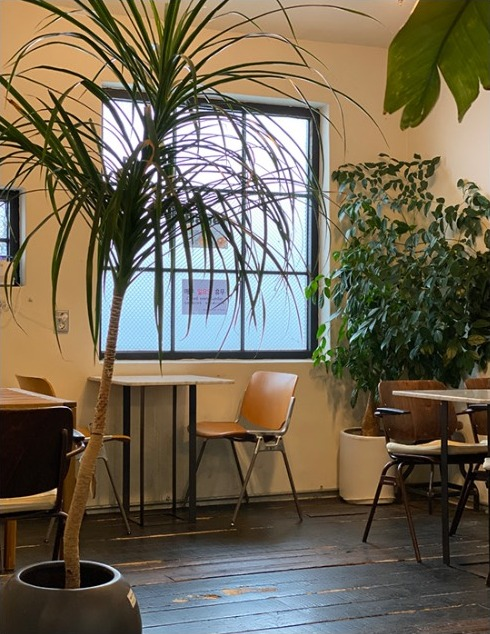
#> input picture docs/jaju_rounding_vmd/assets/outside/CF-01.jpg, 490 x 634 px; its folder holds 4 pictures in this run
$ python outside_pages.py
#> lines starting #> are read from the running program, lines starting #| are printed output that depends on the picture
### tools/jaju_layout/cover_match.py
"""JAJU 포트폴리오 8쪽 /02 Match. 파트 표지 — 사용자가 만든 표지 이미지 위에 얹을 글 (315 × 195).

  python3 tools/jaju_layout/cover_match.py   ->  docs/jaju_rounding_vmd/layout/cover_match.pdf  (1쪽: 자리 표시 위 미리 보기)
                                             ->  out/jaju_layout/cover_match_text.html    (글만 — InDesign 용)

사용자: "첫번째 이미지는 Match 에 대한 커버 페이지 사례(POLITICS + PARTNERSHIPS, bookcoverarchive)이다. 두번째 이미지는 현재 제작 중인
커버 페이지이다. 제작 중인 이미지 위에 사례를 참고하여 스토리에 적합한 텍스트를 첨가하라."
사례에서 가져온 것:
  · 글은 모두 왼쪽 색 면(빨강 → 여기서는 파란 벽) 안에만. 오른쪽 흰 벽 · 바닥 · 인물에는 글을 올리지 않는다
  · 위: 작은 굵은 대문자 'EDITED BY' / 좁은 굵은 이름 / 'AND' / 이름 — 작은 줄과 큰 줄이 번갈아 넷
  · 가운데 아래: 흰색 좁은 굵은 제목 두 줄, 두 낱말을 검정 '+' 로 잇는다 (POLITICS + PARTNERSHIPS)
  · 그 아래: 검정 작은 대문자 부제 네 줄, 넓은 자간 · 넉넉한 줄 간격. 바닥 사선(파란 바닥)보다 위에서 끝난다
글(2-2 세션 파트 2 '맞추다' 확정 스토리): 표지 한국어 '사람을 멈추게 한 조화를, 내 옷으로 맞춰 본다.'
  영어 'Matching my own clothes, to find the harmony that makes people stop.'
  제목 'CLOTHES + PLACE' — 파트 2 의 끝 문장 '옷은 놓인 장소와 맞을 때 완성된다.'를 사례의 '+' 꼴로. 그림(색 방 안의 한 벌)과 같은 말.
자리 표시: 사용자 이미지(1820 × 1130 화면 캡처)에서 잰 비율 — 파란 벽 x 0–33.2% · 바닥선 y 76.5% · 사선 (33.2%, 76.5%) → (1.1%, 100%),
  인물 x 68.7–84.1% · y 13.1–79%. 미리 보기에서만 그리고 InDesign 파일에는 넣지 않는다(사용자 이미지를 맨 아래에 놓아 쓴다).
좁은 굵은 글꼴이 이 환경에 없어 Instrument Sans Bold 를 장평 74% 로 썼다 — InDesign 에서 가진 좁은 고딕(예: 210 타임라인 Bold)으로 바꿔도 자리는 같다.
"""
import os
import subprocess

HERE = os.path.dirname(os.path.abspath(__file__))
REPO = os.path.abspath(os.path.join(HERE, '../..'))
FONTS = os.path.join(REPO, 'tools/p1_layout/fonts')
OUT = os.path.join(REPO, 'docs/jaju_rounding_vmd/layout')
TMP = os.path.join(REPO, 'out/jaju_layout')
PRINT = os.path.join(REPO, 'tools/p1_layout/print_pdf.mjs')
W, H = 315, 195

WALL_X, FLOOR_Y, DIAG_X = 0.332 * W, 0.765 * H, 0.011 * W   # 사용자 이미지에서 잰 자리
FIG = (0.687 * W, 0.131 * H, 0.154 * W, 0.659 * H)
L = 14                                                     # 왼쪽 여백 (책의 다른 쪽과 같음)

TOP = [('PART 2', 'sm'), ('/02 MATCH.', 'nm'), ('OF', 'sm'), ('FROM THE INSIDE', 'nm')]
TITLE = ['CLOTHES', 'PLACE']
PLUS_X = 82.6                                             # CLOTHES 끝(79.3) + 낱말 사이 — '+' 는 따로 한 상자 (InDesign 에서 옮기기 쉽게)
SUB = ['MATCHING MY OWN CLOTHES,', 'TO FIND THE HARMONY', 'THAT MAKES', 'PEOPLE STOP.']
KO_LINES = ['사람을 멈추게 한 조화를,', '내 옷으로 맞춰 본다.']


def d(x, y, w, h, inner, cls, attrs=''):
    return f"<div class='{cls}' {attrs} style='left:{x:.2f}mm;top:{y:.2f}mm;width:{w:.2f}mm;height:{h:.2f}mm'>{inner}</div>"


# [23 lines left out: functions text, guides, not called in this run]


CSS = f"""
@font-face{{font-family:Inst;font-weight:400;src:url('file://{FONTS}/InstrumentSans-Regular.ttf')}}
@font-face{{font-family:Inst;font-weight:700;src:url('file://{FONTS}/InstrumentSans-Bold.ttf')}}
@page{{size:{W}mm {H}mm;margin:0}}*{{margin:0;padding:0}}
.sheet{{position:relative;width:{W}mm;height:{H}mm;overflow:hidden;page-break-after:always}}
.sheet div,.sheet svg{{position:absolute}}.gd{{left:0;top:0;width:{W}mm;height:{H}mm}}
.gt{{font-family:'WenQuanYi Zen Hei',sans-serif;font-size:2.6px;fill:#7a736b}}
.t p{{white-space:nowrap}}
.sm{{font-family:Inst,sans-serif;font-weight:700;font-size:7.6pt;line-height:10pt;letter-spacing:.09em;color:#1B1B1A}}
.nm{{font-family:Inst,sans-serif;font-weight:700;font-size:22pt;line-height:24pt;letter-spacing:.01em;color:#1B1B1A;transform:scaleX(.74);transform-origin:0 0}}
.ttl{{font-family:Inst,sans-serif;font-weight:700;font-size:54pt;line-height:50pt;letter-spacing:-.005em;color:#FFFFFF;transform:scaleX(.74);transform-origin:0 0}}
.ttl.pl{{color:#1B1B1A}}
.sub{{font-family:Inst,sans-serif;font-weight:700;font-size:7.6pt;line-height:13.2pt;letter-spacing:.1em;color:#1B1B1A}}
.ko{{font-family:'WenQuanYi Zen Hei',sans-serif;font-size:9.4pt;line-height:14pt;color:#1B1B1A;-webkit-text-stroke:.15pt #1B1B1A}}
"""


# [13 lines left out: functions write, main, not called in this run]


# [2 lines that do not run on import are left out]

### tools/jaju_layout/outside_pages.py
"""JAJU 포트폴리오 맨 끝 두 쪽(부록 A-1 · A-2) — 학교 밖: 카페 · 창고 / 봉사 (315 × 195). 파트 3(Contain) 흐름을 잇는다.

사용자(10-26): "조금 더 밝은 그레이 톤으로 제작하라." "추가 첨부의 느낌을 주고자 한다." → 밝은 회색 종이 + 먹색 글, APPENDIX 꼬리표 · A-1 · A-2.

  python3 tools/jaju_layout/outside_pages.py   ->  docs/jaju_rounding_vmd/layout/outside_pages.pdf (2쪽)

사용자: "(PORTFOLIO 4.indd) 맨 마지막 카페와 봉사에 대한 페이지를 디자인하라. 기존의 포트폴리오 흐름과 이어지도록 제작한다.
포트폴리오 사례를 참고하여 임의 판단 하에 제작한다."
흐름: Contain(건축학부에서 배운 것은 공간을 보는 법 · 매장마다 다른 공간을 읽어야 한다) → 학부 · 인턴 모형(틀을 그리고, 그 안을 들여다봤다)
      → **학교 밖 1: 같은 공간을 다시 쓰다(카페 홀 · 매장 창고)** → **학교 밖 2: 누군가의 방을 새로(해비타트 봉사)** → 끝.
꼴: 사용자가 InDesign 에서 만든 'From the city to the room.' 쪽 그대로 — 어두운 바탕 · 크림 글, 가는 산세리프 영어 제목 두 줄,
    한국어 리드 두 줄, 사진마다 영어 한 낱말 + 한국어 설명 + 출처 한 줄, 위아래 기준선 · 십자 · 바닥 줄.
사례: 6 Desjobert(쪽당 제목 + 2–4줄) · 1 ETÉREO(굵은 첫 낱말 캡션, 앞의 말을 뒤에서 회수) · 2 Galatasaray(같은 메시지 반복 — '공간을 읽는다').
글: 카페 · 창고는 사용자 원문(쪽 화면) 그대로의 사실을 '-다' 꼴로. 봉사는 InDesign 파일에서 읽힌 낱말
    (해비타트 · 다녀왔습니다 · 도배 · 페인트 · 주거 · 새단장 · 낡고 · 환경으로 · 예산을 배분하여 · 직접 뛰며 · 삶의 · 개선시켜주는 · 잊지 · 경험으로)로
    다시 짠 초안 — 원문 확인 필요. 봉사 사진은 InDesign 파일 밖 링크라 받지 못해 사진 자리만 둔다.
사진: CF-01 · ST-01–04 는 사용자가 보낸 쪽 화면에서 잘라 낸 것(해상도 낮음) — InDesign 에서 원본(IMG_78xx 등)으로 다시 연결.
"""
import os
import subprocess
import sys

from PIL import Image

HERE = os.path.dirname(os.path.abspath(__file__))
sys.path.insert(0, HERE)

import part2_match as p2  # noqa: E402

d, W, H = p2.d, p2.W, p2.H
OUT, TMP, PRINT, FONTS, CROPS = p2.OUT, p2.TMP, p2.PRINT, p2.FONTS, p2.CROPS
SRC = os.path.join(p2.REPO, 'docs/jaju_rounding_vmd/assets/outside')
BG, CR, MUTE = '#D7D6D3', '#1B1B1A', '#6E6A64'   # 부록: 밝은 회색 종이 + 먹색 (사용자 원래 카페 쪽 #C3C3C3 보다 한 톤 밝게)
BODY, SUBK = '#34322F', '#4A4743'
L, R, CX, FOLIO_Y = 14.0, 301.0, 157.5, 184.35

HALL = ('카페 아르바이트를 하며, 공간이 가진 잠재력에 비해 테이블 배치가 아쉽다고 느꼈다. 홀의 규모와 창문, 테이블 간격을 바탕으로 '
        '테이블을 다시 놓고, 식물로 손님끼리 시선이 마주치는 곳을 가려 공간을 나누었다.')
STORE = ('매장 지하 창고는 수납이 정돈되어 있지 않았다. 선반을 그리드로 나눠 품목별로 수납을 분리하고, 모든 물품을 다시 정돈해 '
         '재고 관리와 업무 효율을 높였다.')
HABITAT = ('해비타트 봉사에 다녀왔다. 도배와 페인트로 낡은 주거 공간을 새로 단장해, 사는 사람에게 조금 더 나은 환경으로 바꾸었다. '
           '정해진 예산을 나눠 쓰며 현장을 직접 뛰었고, 공간을 바꾸는 일이 누군가의 삶을 바꾼다는 것을 잊지 못할 경험으로 배웠다.')


def place(name, x, y, w, h, fx=.5, fy=.5):
    """사진을 틀 비율로 잘라(가운데 fx, fy) 넣는다."""
#> called with name = 'CF-01', x = 14, y = 62, w = 58, h = 80, fx = 0.5, fy = 0.5
    im = Image.open(os.path.join(SRC, name + '.jpg')).convert('RGB')
#> im is the input picture: PIL image 490x634 RGB; mean R, G, B 112.3, 102.5, 82.8
    IW, IH = im.size
#> IW = 490; IH = 634
    if IW / IH > w / h:
        cw, ch = IH * w / h, IH
#> cw = 459.6; ch = 634
    else:
        cw, ch = IW, IW * h / w
    l, t = max(0, min(IW - cw, fx * IW - cw / 2)), max(0, min(IH - ch, fy * IH - ch / 2))
#> l = 15.18; t = 0
    os.makedirs(CROPS, exist_ok=True)
    f = os.path.join(CROPS, f'out_{name}_{w:.0f}x{h:.0f}.jpg')
    im.crop((int(l), int(t), int(l + cw), int(t + ch))).save(f, quality=92)
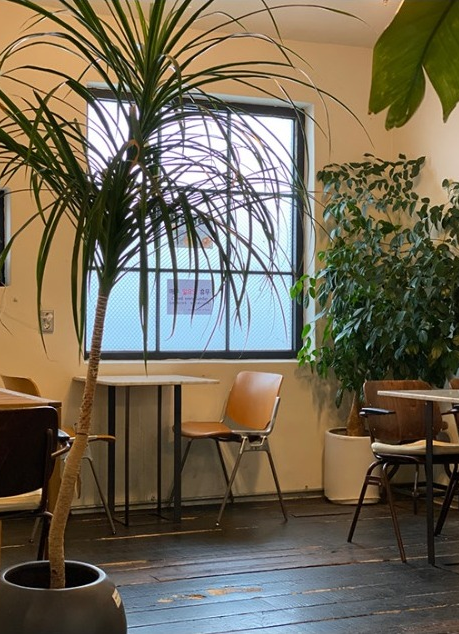
#> saved as out_CF-01_58x80.jpg: PIL image 459x634 RGB; mean R, G, B 112.9, 103.6, 84.5
    return d(x, y, w, h, f"<img src='file://{f}' style='position:absolute;left:0;top:0;width:{w}mm;height:{h}mm'>", 'ph')


def slot(x, y, w, h, label):
    """받지 못한 사진의 자리 — 점선 틀 + 이름(InDesign 에서 사진을 넣는다)."""
    return (f"<svg class='ov' viewBox='0 0 {W} {H}'><rect x='{x}' y='{y}' width='{w}' height='{h}' class='slot'/></svg>"
            + d(x + 2.4, y + 2.2, w - 4.8, 4, f'<p>{label}</p>', 't cap3'))


def cap(x, y, w, word, ko, src):
    return (d(x, y, w, 7, f'<p>{word}</p>', 't cw')
            + d(x, y + 7.4, w, 4, f'<p>{ko}</p>', 't ck')
            + d(x, y + 11.3, w, 4, f'<p>{src}</p>', 't cs'))


def frame(name, no):
    """부록 표시: 오른쪽 위 'APPENDIX · A-n' 꼬리표, 바닥 줄 'FROM THE INSIDE — APPENDIX' · 쪽 이름 · A-n."""
    return (p2.rules(CR, .35)
            + d(R - 39.6, 14.1, 15.4, 4.4, '', 'tagbox')                 # 먹색 상자 — 글과 따로(InDesign 에서도 남게)
            + d(R - 38.4, 14.75, 14, 4, '<p>APPENDIX</p>', 't tag w')
            + d(R - 30, 14.75, 30, 4, f'<p>{no}&nbsp;&nbsp;·&nbsp;&nbsp;학교 밖</p>', 't tag')
            + d(L, FOLIO_Y, 160, 4, '<p>FROM THE INSIDE&nbsp;&nbsp;—&nbsp;&nbsp;APPENDIX</p>', 't ft')
            + d(107.5, FOLIO_Y, 100, 4, f'<p>{name}</p>', 't ft c')
            + d(261, FOLIO_Y, 40, 4, f'<p>{no}</p>', 't ft r'))


def page_space():
    """학교 밖 1 — 같은 공간을 다시 쓰다 (카페 홀 · 매장 창고)."""
    gx, gy, c1, c2, gap, rh = 163, 22, 88, 46, 4, 66
    o = [d(L, 16, 140, 30, '<p>Same space,</p><p>used again.</p>', 't ttl5'),
         d(L, 43, 140, 12, '<p>학교 밖에서도 먼저 공간을 읽었다.</p><p>새로 사지 않고, 있던 것의 자리를 다시 정했다.</p>', 't lead'),
         place('CF-01', L, 62, 58, 80, .5, .5),
         cap(L, 145, 58, 'Hall', '카페 홀 — 테이블 재배치 · 식물로 나눈 시선', 'CAFÉ, PART-TIME'),
         d(80, 62, 70, 5, '<p>(1) HALL</p>', 't no'),
         d(80, 68, 70, 34, f'<p>{HALL}</p>', 't body wrap'),
         d(80, 104, 70, 5, '<p>(2) STORAGE</p>', 't no'),
         d(80, 110, 70, 28, f'<p>{STORE}</p>', 't body wrap'),
         d(80, 145, 70, 14, '<p>같은 공간도 무엇을 어디에 두느냐에 따라 쓰임이 달라진다.</p>', 't end wrap'),
         place('ST-01', gx, gy, c1, rh), place('ST-02', gx + c1 + gap, gy, c2, rh),
         place('ST-03', gx, gy + rh + gap, c1, rh), place('ST-04', gx + c1 + gap, gy + rh + gap, c2, rh),
         cap(gx, gy + 2 * rh + gap + 3, 90, 'Storage', '매장 지하 창고 — 그리드로 나눈 품목별 수납', 'STORE BASEMENT, PART-TIME'),
         d(R - 60, gy + 2 * rh + gap + 3, 60, 14, '<p>01 – 04</p><p>선반 · 품목별 칸</p>', 't cs r'),
         frame('SAME SPACE', 'A-1')]
#> call 2 of place, with name = 'ST-01', x = 163, y = 22, w = 88, h = 66, fx = 0.5, fy = 0.5
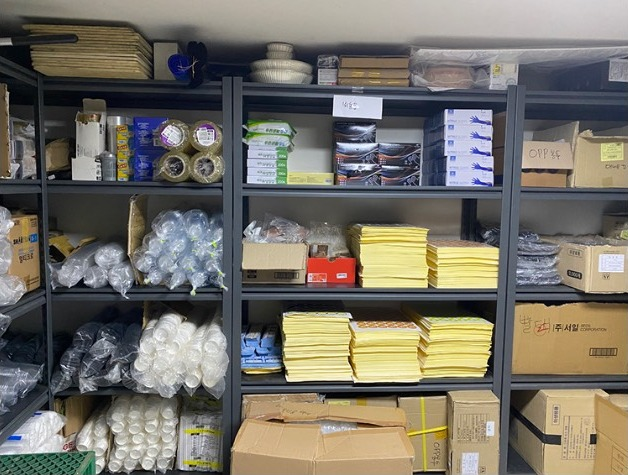
#> input picture docs/jaju_rounding_vmd/assets/outside/ST-01.jpg, 628 x 475 px
#> in place, im is the input picture: PIL image 628x475 RGB; mean R, G, B 118.9, 114.7, 104.7
#> in place (call 2), `im.crop((int(l), int(t), int(l + cw), int(t + ch))).save(f, quality=92)`:
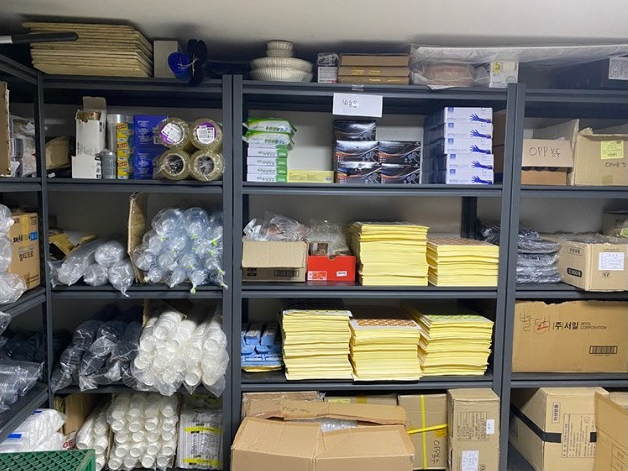
#> saved as out_ST-01_88x66.jpg: PIL image 628x471 RGB; mean R, G, B 118.6, 114.4, 104.4
#> call 3 of place, with name = 'ST-02', x = 255, y = 22, w = 46, h = 66, fx = 0.5, fy = 0.5
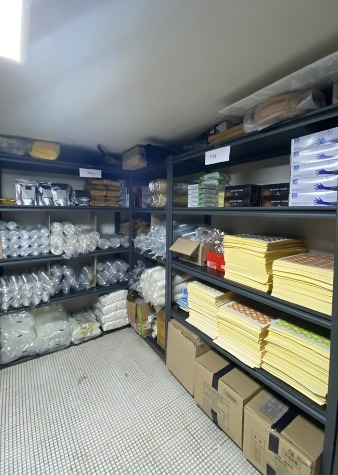
#> input picture docs/jaju_rounding_vmd/assets/outside/ST-02.jpg, 338 x 475 px
#> in place, im is the input picture: PIL image 338x475 RGB; mean R, G, B 132.6, 136, 130.6
#> in place (call 3), `im.crop((int(l), int(t), int(l + cw), int(t + ch))).save(f, quality=92)`:
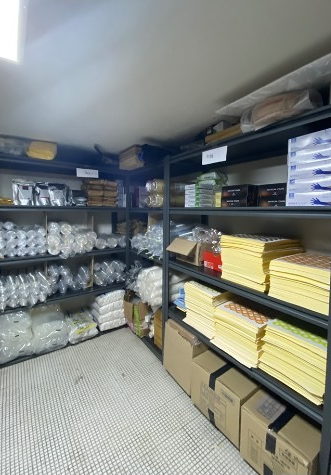
#> saved as out_ST-02_46x66.jpg: PIL image 331x475 RGB; mean R, G, B 133.3, 136.5, 131
#> call 4 of place, with name = 'ST-03', x = 163, y = 92, w = 88, h = 66, fx = 0.5, fy = 0.5
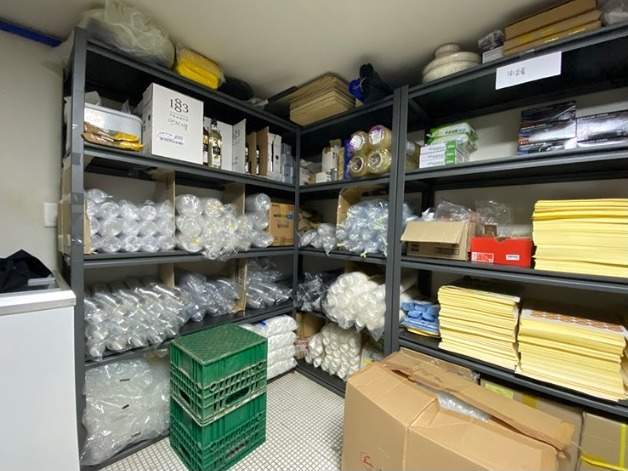
#> input picture docs/jaju_rounding_vmd/assets/outside/ST-03.jpg, 628 x 471 px
#> in place, im is the input picture: PIL image 628x471 RGB; mean R, G, B 126.6, 124.4, 106
    return ''.join(o)


def page_habitat():
    """학교 밖 2 — 누군가의 방을 새로 (해비타트 봉사). 사진은 자리만."""
    o = [d(L, 16, 140, 30, '<p>A room,</p><p>made new.</p>', 't ttl5'),
         d(L, 43, 140, 12, '<p>공간을 고치는 일은, 그 안에 사는 사람의 하루를 바꾼다.</p>'
                           '<p>해비타트 봉사에서, 그것을 직접 겪었다.</p>', 't lead'),
         d(L, 62, 66, 44, f'<p>{HABITAT}</p>', 't body wrap'),
         slot(L, 110, 66, 44, '사진 — 도배 · 페인트 작업'),
         cap(L, 157, 66, 'Habitat', '해비타트 봉사 — 낡은 주거 공간 새단장', 'VOLUNTEER'),
         slot(86, 62, 64, 92, '사진 — 고친 뒤의 방'),
         slot(163, 22, 138, 100, '사진 — 현장 / 함께한 사람들'),
         d(163, 128, 138, 12, '<p>JAJU 가 채우는 것도,</p><p>누군가의 하루가 머무는 공간이다.</p>', 't close'),
         d(163, 144, 138, 10, "<p>What JAJU fills, too, is a space where someone's day is lived.</p>", 't en'),
         d(163, 156, 138, 10, '<p>보고 → 맞추고 → 공간을 읽고 → 채운다</p>', 't cs'),
         frame('A ROOM, MADE NEW', 'A-2')]
    return ''.join(o)


PAGES = [page_space, page_habitat]

KO = p2.KO
CSS = p2.CSS + f"""
@font-face{{font-family:Lora;font-style:italic;src:url('file://{FONTS}/Lora-Italic.ttf')}}
.ph{{overflow:hidden}}
.ov .slot{{fill:none;stroke:{CR};stroke-opacity:.45;stroke-width:.25;stroke-dasharray:1.4 1}}
.ttl5{{font-family:Inst,sans-serif;font-weight:400;font-size:33pt;line-height:34pt;letter-spacing:-.01em;color:{CR}}}
.lead{{font-family:{KO};font-size:9.6pt;line-height:15pt;color:{CR};word-break:keep-all}}
.no{{font-family:Mono,monospace;font-size:6.6pt;letter-spacing:.08em;color:{MUTE}}}
.body{{font-family:{KO};font-size:7.8pt;line-height:12.6pt;color:{BODY};word-break:keep-all}}.body p{{white-space:normal}}
.end{{font-family:{KO};font-size:8.6pt;line-height:13pt;color:{CR};word-break:keep-all;-webkit-text-stroke:.15pt {CR}}}.end p{{white-space:normal}}
.cw{{font-family:Inst,sans-serif;font-weight:400;font-size:14pt;line-height:16pt;color:{CR}}}
.ck{{font-family:{KO};font-size:6.8pt;line-height:9pt;color:{SUBK}}}
.cs{{font-family:Inst,sans-serif;font-size:6.2pt;line-height:8.4pt;letter-spacing:.04em;color:{MUTE}}}.cs.r{{text-align:right}}
.cap3{{font-family:{KO};font-size:6.4pt;color:{MUTE}}}
.close{{font-family:{KO};font-size:15pt;line-height:21pt;color:{CR};-webkit-text-stroke:.25pt {CR}}}
.en{{font-family:Lora,serif;font-style:italic;font-size:8pt;line-height:11pt;color:{MUTE}}}
.ft{{color:{MUTE}}}.ft.r{{text-align:right}}
.tag{{font-family:Mono,monospace;font-size:6.4pt;letter-spacing:.08em;color:{CR};text-align:right;white-space:nowrap}}
.tagbox{{background:{CR}}}.tag.w{{color:{BG};text-align:left}}
"""


def html_doc():
    sheets = ''.join(f"<div class='sheet' style='background:{BG}'>{fn()}</div>" for fn in PAGES)
    return (f"<!doctype html><html lang=ko><head><meta charset=utf-8><title>JAJU outside pages</title><style>{CSS}</style></head>"
            f"<body>{sheets}</body></html>")


def main():
    os.makedirs(TMP, exist_ok=True)
    h = os.path.join(TMP, 'outside_pages.html')
    with open(h, 'w', encoding='utf-8') as f:
        f.write(html_doc())
    subprocess.run(['node', PRINT, h, os.path.join(OUT, 'outside_pages.pdf'), os.path.join(TMP, 'outp')], check=True)


if __name__ == '__main__':
#> (the run stopped early here; a loop or call above may not have finished)
